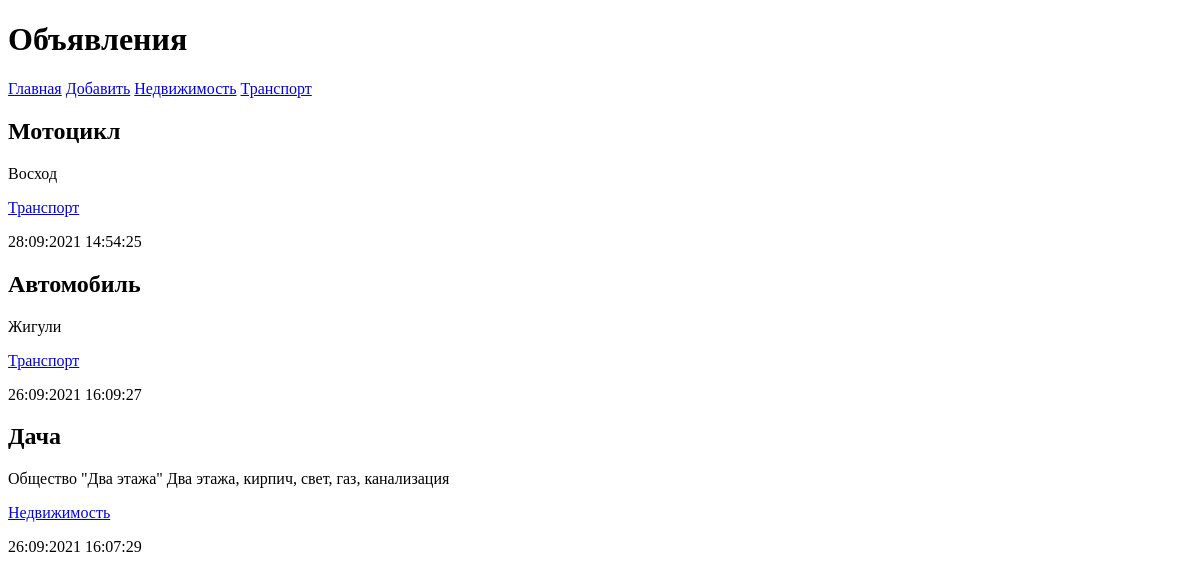
Page /bboard/ on the earlier database version.
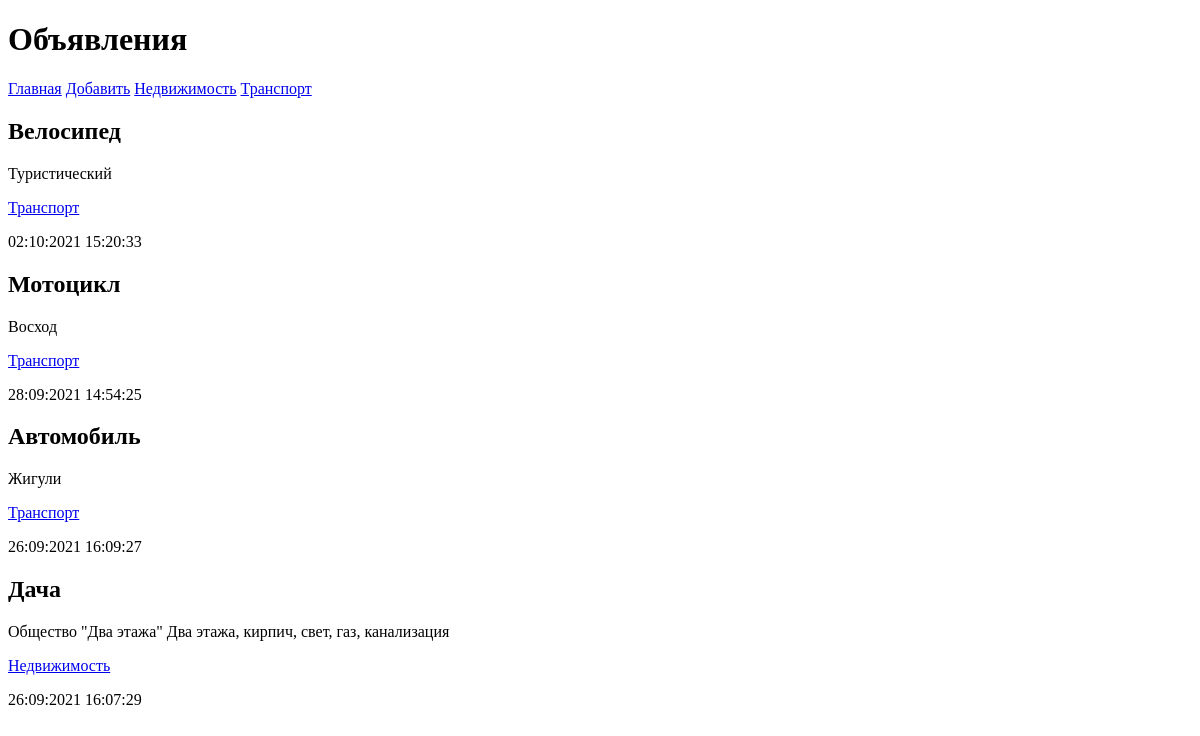
Same page on the later database version.
### bboard/models.py (models this page shows, shortened)
class Rubric(models.Model):
    objects = None
    name = models.CharField(max_length=50, db_index=True, verbose_name='Название')
    class Meta:
        verbose_name_plural = 'Рубрики'
        verbose_name = 'Рубрика'
        ordering = ['name']

class Bb(models.Model):
    objects = None
    title = models.CharField(max_length=50, verbose_name='Товар')
    content = models.TextField(null=True, blank=True, verbose_name='Описание')
    price = models.FloatField(null=True, blank=True, verbose_name='Цена')
    published = models.DateTimeField(auto_now_add=True, db_index=True, verbose_name='Опубликовано')
    rubric = models.ForeignKey('Rubric', null=True, on_delete=models.PROTECT, verbose_name='Рубрика')
    class Meta:
        verbose_name_plural = 'Объявления'
        verbose_name = 'Объявление'
        ordering = ['-published']

### bboard/views.py (the view)
# urls.py: path('', index, name='index'),
def index(request):
    bbs = Bb.objects.all()
    rubrics = Rubric.objects.all()
    context = {'bbs': bbs, 'rubrics': rubrics}
    return render(request, 'bboard/index.html', context)

### bboard/templates/bboard/index.html
{% extends "layout/basic.html" %}
{% block content %}
{% for bb in bbs %}
<div>
    <h2>{{ bb.title }}</h2>
    <p>{{ bb.content }}</p>
    <p><a href="{% url 'by_rubric' bb.rubric.pk %}">{{ bb.rubric.name }}</a></p>
    <p>{{ bb.published | date:"d:m:Y H:i:s" }}</p>
</div>
{% endfor %}
{% endblock %}

### bboard/templates/layout/basic.html (shortened to what this page needs)
<!DOCTYPE html>
<html lang="en">
<head>
</head>
<body>
    <header>
        <h1>Объявления</h1>
    </header>
    <nav>
        <a href="{% url 'index' %}">Главная</a>
        <a href="{% url 'add' %}">Добавить</a>
        {% for rubric in rubrics %}
        <a href="{% url 'by_rubric' rubric.pk %}">{{ rubric.name }}</a>
        {% endfor %}
    </nav>
    <section>
        {% block content %}
        {% endblock %}
    </section>
</body>
</html>

Differences in the rows shown:
added Bb: title "Велосипед", content "Туристический", rubric.name "Транспорт", published "02:10:2021 15:20:33"
